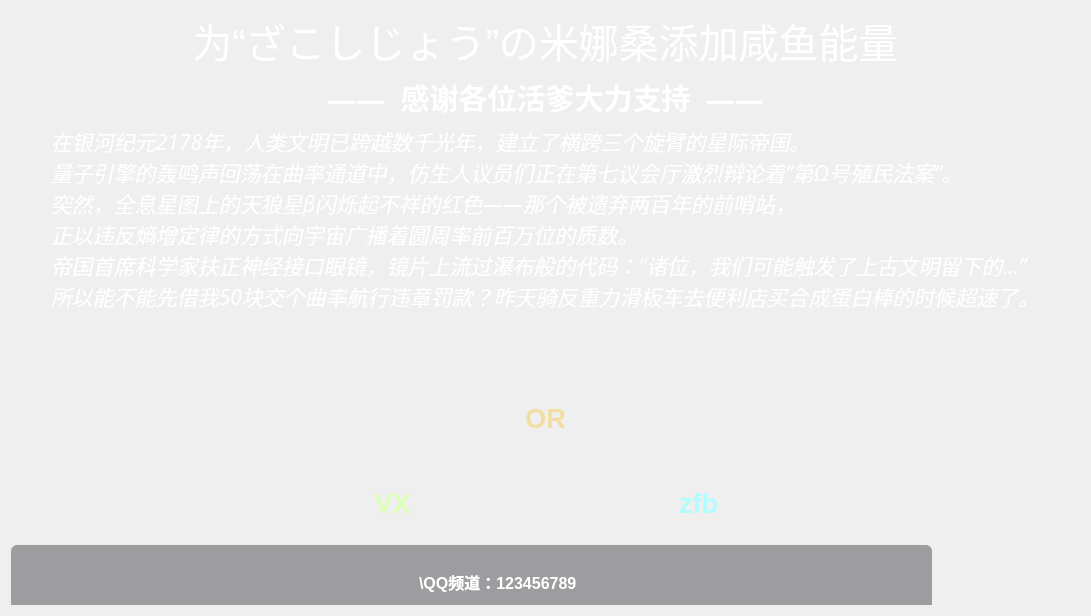
     <widget class="QWidget" name="ChargingWidget">
      <property name="styleSheet">
       <string notr="true">#ChargingWidget{
	background-color: rgba(255,255,255,0.0);
}</string>
      </property>
      <layout class="QVBoxLayout" name="verticalLayout_15" stretch="1,1,4,6,5">
       <item>
        <layout class="QHBoxLayout" name="chargingHorizontalLayout1">
         <item>
          <spacer name="chargingHorizontalSpacer1">
           <property name="orientation">
            <enum>Qt::Orientation::Horizontal</enum>
           </property>
           <property name="sizeHint" stdset="0">
            <size>
             <width>40</width>
             <height>20</height>
            </size>
           </property>
          </spacer>
         </item>
         <item>
          <widget class="QLabel" name="chargingTitleLabel1">
           <property name="styleSheet">
            <string notr="true">QLabel{
	color: white;
	font: italic 30pt &quot;Terminal&quot;;
	font-size: 30pt;
	font-family: &quot;楷体&quot;;
}</string>
           </property>
           <property name="text">
            <string>为“ざこしじょう”の米娜桑添加咸鱼能量</string>
           </property>
           <property name="alignment">
            <set>Qt::AlignmentFlag::AlignCenter</set>
           </property>
          </widget>
         </item>
         <item>
          <spacer name="chargingHorizontalSpacer2">
           <property name="orientation">
            <enum>Qt::Orientation::Horizontal</enum>
           </property>
           <property name="sizeHint" stdset="0">
            <size>
             <width>40</width>
             <height>20</height>
            </size>
           </property>
          </spacer>
         </item>
        </layout>
       </item>
       <item>
        <layout class="QHBoxLayout" name="chargingHorizontalLayout2">
         <item>
          <spacer name="chargingHorizontalSpacer3">
           <property name="orientation">
            <enum>Qt::Orientation::Horizontal</enum>
           </property>
           <property name="sizeHint" stdset="0">
            <size>
             <width>40</width>
             <height>20</height>
            </size>
           </property>
          </spacer>
         </item>
         <item>
          <widget class="QLabel" name="chargingTitleLabel2">
           <property name="enabled">
            <bool>true</bool>
           </property>
           <property name="font">
            <font>
             <family>Microsoft JhengHei</family>
             <pointsize>22</pointsize>
             <italic>false</italic>
             <bold>true</bold>
            </font>
           </property>
           <property name="styleSheet">
            <string notr="true">QLabel{
		color: white;
}</string>
           </property>
           <property name="midLineWidth">
            <number>0</number>
           </property>
           <property name="text">
            <string>——  感谢各位活爹大力支持  ——</string>
           </property>
           <property name="alignment">
            <set>Qt::AlignmentFlag::AlignCenter</set>
           </property>
          </widget>
         </item>
         <item>
          <spacer name="chargingHorizontalSpacer4">
           <property name="orientation">
            <enum>Qt::Orientation::Horizontal</enum>
           </property>
           <property name="sizeHint" stdset="0">
            <size>
             <width>40</width>
             <height>20</height>
            </size>
           </property>
          </spacer>
         </item>
        </layout>
       </item>
       <item>
        <layout class="QHBoxLayout" name="chargingHorizontalLayout3">
         <item>
          <spacer name="chargingHorizontalSpacer5">
           <property name="orientation">
            <enum>Qt::Orientation::Horizontal</enum>
           </property>
           <property name="sizeHint" stdset="0">
            <size>
             <width>40</width>
             <height>20</height>
            </size>
           </property>
          </spacer>
         </item>
         <item>
          <widget class="QLabel" name="chargingTextLabel1">
           <property name="font">
            <font>
             <family>楷体</family>
             <pointsize>16</pointsize>
             <italic>true</italic>
            </font>
           </property>
           <property name="styleSheet">
            <string notr="true">QLabel{
		color: white;
}</string>
           </property>
           <property name="text">
            <string>在银河纪元2178年，人类文明已跨越数千光年，建立了横跨三个旋臂的星际帝国。
量子引擎的轰鸣声回荡在曲率通道中，仿生人议员们正在第七议会厅激烈辩论着“第Ω号殖民法案”。
突然，全息星图上的天狼星β闪烁起不祥的红色——那个被遗弃两百年的前哨站，
正以违反熵增定律的方式向宇宙广播着圆周率前百万位的质数。
帝国首席科学家扶正神经接口眼镜，镜片上流过瀑布般的代码：“诸位，我们可能触发了上古文明留下的…” 
所以能不能先借我50块交个曲率航行违章罚款？昨天骑反重力滑板车去便利店买合成蛋白棒的时候超速了。</string>
           </property>
           <property name="alignment">
            <set>Qt::AlignmentFlag::AlignLeading|Qt::AlignmentFlag::AlignLeft|Qt::AlignmentFlag::AlignVCenter</set>
           </property>
           <property name="wordWrap">
            <bool>false</bool>
           </property>
          </widget>
         </item>
         <item>
          <spacer name="chargingHorizontalSpacer6">
           <property name="orientation">
            <enum>Qt::Orientation::Horizontal</enum>
           </property>
           <property name="sizeHint" stdset="0">
            <size>
             <width>40</width>
             <height>20</height>
            </size>
           </property>
          </spacer>
         </item>
        </layout>
       </item>
       <item>
        <layout class="QHBoxLayout" name="chargingHorizontalLayout4">
         <item>
          <spacer name="chargingHorizontalSpacer7">
           <property name="orientation">
            <enum>Qt::Orientation::Horizontal</enum>
           </property>
           <property name="sizeHint" stdset="0">
            <size>
             <width>40</width>
             <height>20</height>
            </size>
           </property>
          </spacer>
         </item>
         <item>
          <layout class="QVBoxLayout" name="chargingVerticalLayout1">
           <item>
            <spacer name="verticalSpacer">
             <property name="orientation">
              <enum>Qt::Orientation::Vertical</enum>
             </property>
             <property name="sizeHint" stdset="0">
              <size>
               <width>20</width>
               <height>40</height>
              </size>
             </property>
            </spacer>
           </item>
           <item>
            <layout class="QHBoxLayout" name="chargingHorizontalLayout5">
             <item>
              <layout class="QVBoxLayout" name="chargingVerticalLayout2">
               <item>
                <widget class="QLabel" name="chargingQrcodeLabel1">
                 <property name="minimumSize">
                  <size>
                   <width>173</width>
                   <height>164</height>
                  </size>
                 </property>
                 <property name="maximumSize">
                  <size>
                   <width>173</width>
                   <height>164</height>
                  </size>
                 </property>
                 <property name="text">
                  <string/>
                 </property>
                 <property name="pixmap">
                  <pixmap resource="MainWidget.qrc">:/QrCode/res/QrCode/wx.png</pixmap>
                 </property>
                 <property name="scaledContents">
                  <bool>true</bool>
                 </property>
                 <property name="alignment">
                  <set>Qt::AlignmentFlag::AlignCenter</set>
                 </property>
                </widget>
               </item>
               <item>
                <widget class="QLabel" name="chargingLabel1">
                 <property name="font">
                  <font>
                   <pointsize>20</pointsize>
                   <bold>true</bold>
                  </font>
                 </property>
                 <property name="styleSheet">
                  <string notr="true">QLabel{
	color: #dbffb5;
}</string>
                 </property>
                 <property name="text">
                  <string>VX</string>
                 </property>
                 <property name="alignment">
                  <set>Qt::AlignmentFlag::AlignCenter</set>
                 </property>
                </widget>
               </item>
              </layout>
             </item>
             <item>
              <spacer name="chargingHorizontalSpacer9">
               <property name="orientation">
                <enum>Qt::Orientation::Horizontal</enum>
               </property>
               <property name="sizeHint" stdset="0">
                <size>
                 <width>40</width>
                 <height>20</height>
                </size>
               </property>
              </spacer>
             </item>
             <item>
              <widget class="QLabel" name="chargingLabel2">
               <property name="font">
                <font>
                 <pointsize>20</pointsize>
                 <bold>true</bold>
                </font>
               </property>
               <property name="styleSheet">
                <string notr="true">QLabel{
	color: #f2dea3;
}</string>
               </property>
               <property name="text">
                <string>OR</string>
               </property>
               <property name="alignment">
                <set>Qt::AlignmentFlag::AlignCenter</set>
               </property>
              </widget>
             </item>
             <item>
              <spacer name="chargingHorizontalSpacer10">
               <property name="orientation">
                <enum>Qt::Orientation::Horizontal</enum>
               </property>
               <property name="sizeHint" stdset="0">
                <size>
                 <width>40</width>
                 <height>20</height>
                </size>
               </property>
              </spacer>
             </item>
             <item>
              <layout class="QVBoxLayout" name="chargingVerticalLayout3">
               <item>
                <widget class="QLabel" name="chargingQrcodeLabel2">
                 <property name="minimumSize">
                  <size>
                   <width>173</width>
                   <height>164</height>
                  </size>
                 </property>
                 <property name="maximumSize">
                  <size>
                   <width>173</width>
                   <height>164</height>
                  </size>
                 </property>
                 <property name="text">
                  <string/>
                 </property>
                 <property name="pixmap">
                  <pixmap resource="MainWidget.qrc">:/QrCode/res/QrCode/zfb.jpg</pixmap>
                 </property>
                 <property name="scaledContents">
                  <bool>true</bool>
                 </property>
                 <property name="alignment">
                  <set>Qt::AlignmentFlag::AlignCenter</set>
                 </property>
                </widget>
               </item>
               <item>
                <widget class="QLabel" name="chargingLabel3">
                 <property name="font">
                  <font>
                   <pointsize>20</pointsize>
                   <bold>true</bold>
                  </font>
                 </property>
                 <property name="styleSheet">
                  <string notr="true">QLabel{
	color: #b1fcff;
}</string>
                 </property>
                 <property name="text">
                  <string>zfb</string>
                 </property>
                 <property name="alignment">
                  <set>Qt::AlignmentFlag::AlignCenter</set>
                 </property>
                </widget>
               </item>
              </layout>
             </item>
            </layout>
           </item>
           <item>
            <spacer name="verticalSpacer_2">
             <property name="orientation">
              <enum>Qt::Orientation::Vertical</enum>
             </property>
             <property name="sizeHint" stdset="0">
              <size>
               <width>20</width>
               <height>40</height>
              </size>
             </property>
            </spacer>
           </item>
          </layout>
         </item>
         <item>
          <spacer name="chargingHorizontalSpacer8">
           <property name="orientation">
            <enum>Qt::Orientation::Horizontal</enum>
           </property>
           <property name="sizeHint" stdset="0">
            <size>
             <width>40</width>
             <height>20</height>
            </size>
           </property>
          </spacer>
         </item>
        </layout>
       </item>
       <item>
        <widget class="QWidget" name="chargingWidgetGroupWidget1" native="true">
         <widget class="QWidget" name="chargingWidgetGroupSubControl1" native="true">
          <property name="geometry">
           <rect>
            <x>0</x>
            <y>20</y>
            <width>921</width>
            <height>191</height>
           </rect>
          </property>
          <property name="minimumSize">
           <size>
            <width>0</width>
            <height>0</height>
           </size>
          </property>
          <property name="maximumSize">
           <size>
            <width>16777215</width>
            <height>16777215</height>
           </size>
          </property>
          <property name="styleSheet">
           <string notr="true">#chargingWidgetGroupSubControl1{
	background-color: rgba(35, 36, 41,0.4);
	border-radius: 6px;
	color: white;
}</string>
          </property>
          <layout class="QVBoxLayout" name="verticalLayout_14" stretch="2,5,1">
           <item>
            <spacer name="verticalSpacer_3">
             <property name="orientation">
              <enum>Qt::Orientation::Vertical</enum>
             </property>
             <property name="sizeType">
              <enum>QSizePolicy::Policy::Fixed</enum>
             </property>
             <property name="sizeHint" stdset="0">
              <size>
               <width>30</width>
               <height>10</height>
              </size>
             </property>
            </spacer>
           </item>
           <item>
            <layout class="QHBoxLayout" name="chargingHorizontalLayout6">
             <item>
              <spacer name="chargingHorizontalSpacer11">
               <property name="orientation">
                <enum>Qt::Orientation::Horizontal</enum>
               </property>
               <property name="sizeHint" stdset="0">
                <size>
                 <width>40</width>
                 <height>20</height>
                </size>
               </property>
              </spacer>
             </item>
             <item>
              <layout class="QHBoxLayout" name="chargingHorizontalLayout7">
               <item>
                <layout class="QVBoxLayout" name="chargingVerticalLayout4" stretch="4,1">
                 <property name="spacing">
                  <number>10</number>
                 </property>
                 <item>
                  <widget class="QLabel" name="chargingQrcodeLabel3">
                   <property name="minimumSize">
                    <size>
                     <width>120</width>
                     <height>110</height>
                    </size>
                   </property>
                   <property name="maximumSize">
                    <size>
                     <width>120</width>
                     <height>110</height>
                    </size>
                   </property>
                   <property name="text">
                    <string/>
                   </property>
                   <property name="pixmap">
                    <pixmap resource="MainWidget.qrc">:/QrCode/res/QrCode/wxCode.jpg</pixmap>
                   </property>
                   <property name="scaledContents">
                    <bool>true</bool>
                   </property>
                   <property name="alignment">
                    <set>Qt::AlignmentFlag::AlignCenter</set>
                   </property>
                  </widget>
                 </item>
                 <item>
                  <widget class="QLabel" name="chargingLabel4">
                   <property name="styleSheet">
                    <string notr="true">QLabel{
	color: white;
	font-size: 12pt;
	font-family: &quot;微软雅黑&quot;;
	font-weight: bold;
}</string>
                   </property>
                   <property name="text">
                    <string>— VX —</string>
                   </property>
                   <property name="alignment">
                    <set>Qt::AlignmentFlag::AlignCenter</set>
                   </property>
                  </widget>
                 </item>
                </layout>
               </item>
               <item>
                <spacer name="chargingHorizontalSpacer12">
                 <property name="orientation">
                  <enum>Qt::Orientation::Horizontal</enum>
                 </property>
                 <property name="sizeType">
                  <enum>QSizePolicy::Policy::Fixed</enum>
                 </property>
                 <property name="sizeHint" stdset="0">
                  <size>
                   <width>40</width>
                   <height>20</height>
                  </size>
                 </property>
                </spacer>
               </item>
               <item>
                <layout class="QVBoxLayout" name="chargingVerticalLayout5" stretch="4,1">
                 <property name="spacing">
                  <number>10</number>
                 </property>
                 <item>
                  <widget class="QLabel" name="chargingQrcodeLabel4">
                   <property name="minimumSize">
                    <size>
                     <width>120</width>
                     <height>110</height>
                    </size>
                   </property>
                   <property name="maximumSize">
                    <size>
                     <width>120</width>
                     <height>110</height>
                    </size>
                   </property>
                   <property name="text">
                    <string/>
                   </property>
                   <property name="pixmap">
                    <pixmap resource="MainWidget.qrc">:/QrCode/res/QrCode/qqCode.jpg</pixmap>
                   </property>
                   <property name="scaledContents">
                    <bool>true</bool>
                   </property>
                   <property name="alignment">
                    <set>Qt::AlignmentFlag::AlignCenter</set>
                   </property>
                  </widget>
                 </item>
                 <item>
                  <widget class="QLabel" name="chargingLabel5">
                   <property name="styleSheet">
                    <string notr="true">QLabel{
	color: white;
	font-size: 12pt;
	font-family: &quot;微软雅黑&quot;;
	font-weight: bold;
}</string>
                   </property>
                   <property name="text">
                    <string>— QQ频道 —</string>
                   </property>
                   <property name="alignment">
                    <set>Qt::AlignmentFlag::AlignCenter</set>
                   </property>
                  </widget>
                 </item>
                </layout>
               </item>
              </layout>
             </item>
             <item>
              <spacer name="chargingHorizontalSpacer13">
               <property name="orientation">
                <enum>Qt::Orientation::Horizontal</enum>
               </property>
               <property name="sizeHint" stdset="0">
                <size>
                 <width>40</width>
                 <height>20</height>
                </size>
               </property>
              </spacer>
             </item>
             <item>
              <layout class="QVBoxLayout" name="chargingVerticalLayout6">
               <item>
                <layout class="QHBoxLayout" name="chargingHorizontalLayout8">
                 <item>
                  <spacer name="chargingHorizontalSpacer14">
                   <property name="orientation">
                    <enum>Qt::Orientation::Horizontal</enum>
                   </property>
                   <property name="sizeType">
                    <enum>QSizePolicy::Policy::Fixed</enum>
                   </property>
                   <property name="sizeHint" stdset="0">
                    <size>
                     <width>30</width>
                     <height>20</height>
                    </size>
                   </property>
                  </spacer>
                 </item>
                 <item>
                  <widget class="QLabel" name="chargingLabel6">
                   <property name="styleSheet">
                    <string notr="true">QLabel{
	color: white;
	font-size: 12pt;
	font-family: &quot;微软雅黑&quot;;
	font-weight: bold;
}</string>
                   </property>
                   <property name="text">
                    <string>\QQ频道：123456789</string>
                   </property>
                   <property name="alignment">
                    <set>Qt::AlignmentFlag::AlignLeading|Qt::AlignmentFlag::AlignLeft|Qt::AlignmentFlag::AlignVCenter</set>
                   </property>
                  </widget>
                 </item>
                 <item>
                  <spacer name="chargingHorizontalSpacer15">
                   <property name="orientation">
                    <enum>Qt::Orientation::Horizontal</enum>
                   </property>
                   <property name="sizeType">
                    <enum>QSizePolicy::Policy::Fixed</enum>
                   </property>
                   <property name="sizeHint" stdset="0">
                    <size>
                     <width>110</width>
                     <height>20</height>
                    </size>
                   </property>
                  </spacer>
                 </item>
                </layout>
               </item>
               <item>
                <layout class="QHBoxLayout" name="chargingHorizontalLayout9">
                 <item>
                  <spacer name="chargingHorizontalSpacer16">
                   <property name="orientation">
                    <enum>Qt::Orientation::Horizontal</enum>
                   </property>
                   <property name="sizeType">
                    <enum>QSizePolicy::Policy::Fixed</enum>
                   </property>
                   <property name="sizeHint" stdset="0">
                    <size>
                     <width>80</width>
                     <height>20</height>
                    </size>
                   </property>
                  </spacer>
                 </item>
                 <item>
                  <widget class="QLabel" name="chargingLabel7">
                   <property name="styleSheet">
                    <string notr="true">QLabel{
	color: white;
	font-size: 12pt;
	font-family: &quot;微软雅黑&quot;;
	font-weight: bold;
}</string>
                   </property>
                   <property name="text">
                    <string>\QQ频道：123456789</string>
                   </property>
                   <property name="alignment">
                    <set>Qt::AlignmentFlag::AlignLeading|Qt::AlignmentFlag::AlignLeft|Qt::AlignmentFlag::AlignVCenter</set>
                   </property>
                  </widget>
                 </item>
                 <item>
                  <spacer name="chargingHorizontalSpacer17">
                   <property name="orientation">
                    <enum>Qt::Orientation::Horizontal</enum>
                   </property>
                   <property name="sizeType">
                    <enum>QSizePolicy::Policy::Fixed</enum>
                   </property>
                   <property name="sizeHint" stdset="0">
                    <size>
                     <width>80</width>
                     <height>20</height>
                    </size>
                   </property>
                  </spacer>
                 </item>
                </layout>
               </item>
               <item>
                <layout class="QHBoxLayout" name="chargingHorizontalLayout10">
                 <property name="spacing">
                  <number>0</number>
                 </property>
                 <item>
                  <spacer name="chargingHorizontalSpacer18">
                   <property name="orientation">
                    <enum>Qt::Orientation::Horizontal</enum>
                   </property>
                   <property name="sizeType">
                    <enum>QSizePolicy::Policy::Fixed</enum>
                   </property>
                   <property name="sizeHint" stdset="0">
                    <size>
                     <width>110</width>
                     <height>20</height>
                    </size>
                   </property>
                  </spacer>
                 </item>
                 <item>
                  <widget class="QLabel" name="chargingLabel8">
                   <property name="styleSheet">
                    <string notr="true">QLabel{
	color: white;
	font-size: 12pt;
	font-family: &quot;微软雅黑&quot;;
	font-weight: bold;
}</string>
                   </property>
                   <property name="text">
                    <string>\官方微博：123456789</string>
                   </property>
                   <property name="alignment">
                    <set>Qt::AlignmentFlag::AlignLeading|Qt::AlignmentFlag::AlignLeft|Qt::AlignmentFlag::AlignVCenter</set>
                   </property>
                  </widget>
                 </item>
                 <item>
                  <spacer name="chargingHorizontalSpacer19">
                   <property name="orientation">
                    <enum>Qt::Orientation::Horizontal</enum>
                   </property>
                   <property name="sizeType">
                    <enum>QSizePolicy::Policy::Fixed</enum>
                   </property>
                   <property name="sizeHint" stdset="0">
                    <size>
                     <width>30</width>
                     <height>20</height>
                    </size>
                   </property>
                  </spacer>
                 </item>
                </layout>
               </item>
              </layout>
             </item>
             <item>
              <spacer name="chargingHorizontalSpacer20">
               <property name="orientation">
                <enum>Qt::Orientation::Horizontal</enum>
               </property>
               <property name="sizeHint" stdset="0">
                <size>
                 <width>40</width>
                 <height>20</height>
                </size>
               </property>
              </spacer>
             </item>
             <item>
              <widget class="QLabel" name="chargingBgLabel1">
               <property name="minimumSize">
                <size>
                 <width>133</width>
                 <height>133</height>
                </size>
               </property>
               <property name="maximumSize">
                <size>
                 <width>133</width>
                 <height>133</height>
                </size>
               </property>
               <property name="text">
                <string/>
               </property>
               <property name="pixmap">
                <pixmap>:/background/res/background/bg4.jpg</pixmap>
               </property>
               <property name="scaledContents">
                <bool>true</bool>
               </property>
               <property name="alignment">
                <set>Qt::AlignmentFlag::AlignCenter</set>
               </property>
              </widget>
             </item>
             <item>
              <spacer name="chargingHorizontalSpacer21">
               <property name="orientation">
                <enum>Qt::Orientation::Horizontal</enum>
               </property>
               <property name="sizeHint" stdset="0">
                <size>
                 <width>40</width>
                 <height>20</height>
                </size>
               </property>
              </spacer>
             </item>
            </layout>
           </item>
           <item>
            <spacer name="verticalSpacer_4">
             <property name="orientation">
              <enum>Qt::Orientation::Vertical</enum>
             </property>
             <property name="sizeType">
              <enum>QSizePolicy::Policy::Fixed</enum>
             </property>
             <property name="sizeHint" stdset="0">
              <size>
               <width>20</width>
               <height>10</height>
              </size>
             </property>
            </spacer>
           </item>
          </layout>
         </widget>
        </widget>
       </item>
      </layout>
     </widget>
